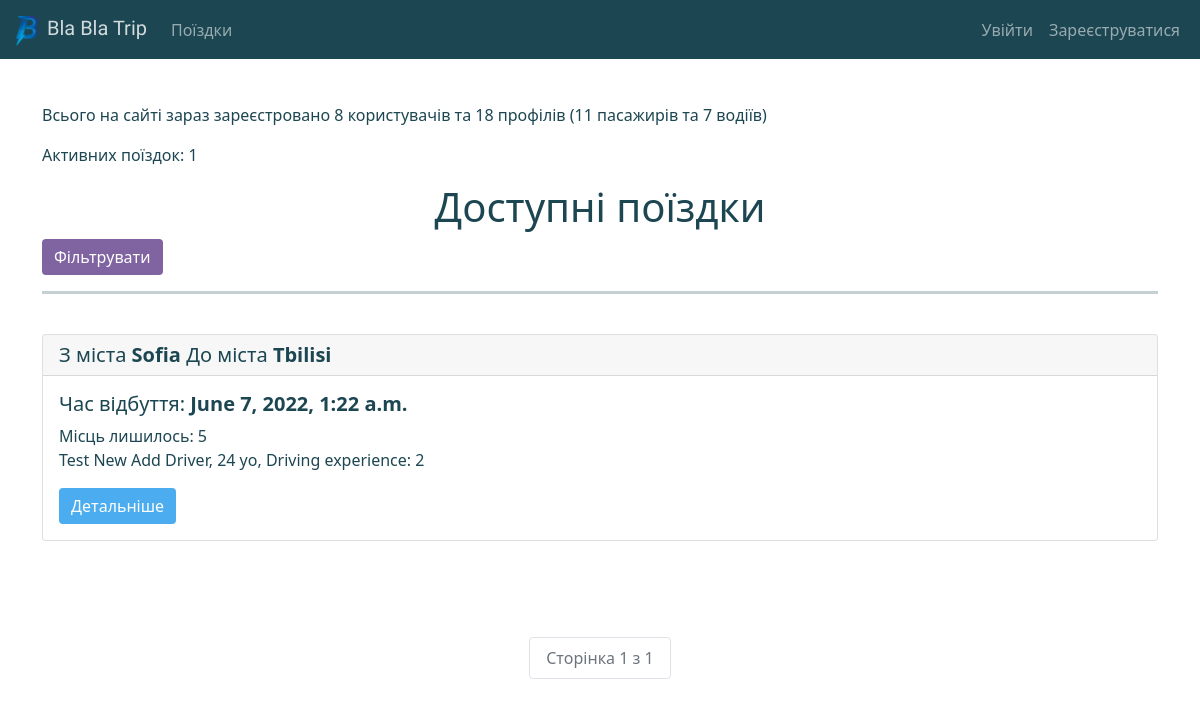
Page /trips/ on the earlier database version.
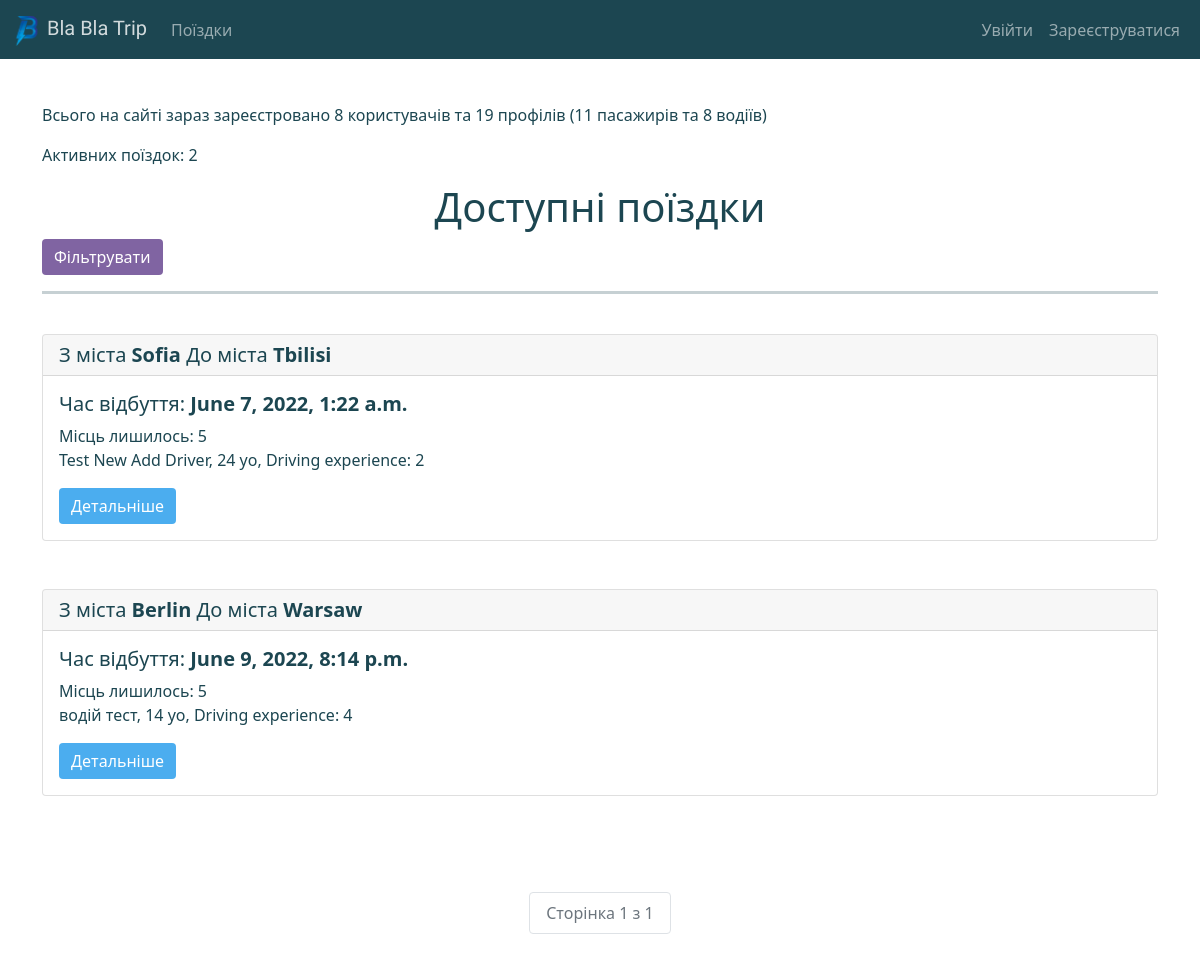
Same page on the later database version.
### trips/models.py (models this page shows, shortened)
class Trip(models.Model):
    num_of_places = models.PositiveIntegerField()
    start_date_and_time = models.DateTimeField()
    places_left = models.IntegerField(blank=True, null=True)
    description = models.TextField(blank=True)
    passengers = models.ManyToManyField(Passenger, blank=True)
    start_country = models.ForeignKey(
        Country, on_delete=models.CASCADE, related_name='Start_country')
    end_country = models.ForeignKey(
        Country, on_delete=models.CASCADE, related_name='End_country')
    start_city = models.ForeignKey(
        City, on_delete=models.CASCADE, related_name='Start_city')
    end_city = models.ForeignKey(
        City, on_delete=models.CASCADE, related_name='End_city')
    driver = models.ForeignKey(Driver, on_delete=models.CASCADE)
    @staticmethod
    def get_all_trips_count_str():
        return (f"Активних поїздок: {Trip.objects.filter(start_date_and_time__gte=timezone.now(), places_left__gt=0).count()}")

class City(models.Model):
    city_name = models.CharField(max_length=255)
    country = models.ForeignKey(Country, on_delete=models.CASCADE)
    def __str__(self):
        return f'{self.city_name}'
    class Meta:
        verbose_name = 'City'
        verbose_name_plural = 'Cities'

### users/models.py (models this page shows, shortened)
class Profile(Base):
    GENDER_MALE = 0
    GENDER_FEMALE = 1
    GENDER_CHOICES = [(GENDER_MALE, 'Male'), (GENDER_FEMALE, 'Female')]
    first_name = models.CharField(max_length=255)
    last_name = models.CharField(max_length=255)
    age = models.PositiveIntegerField()
    gender = models.IntegerField(choices=GENDER_CHOICES)
    with_music = models.BooleanField()
    smoking = models.BooleanField()
    sociable = models.BooleanField()
    class Meta:
        abstract = True
    @staticmethod
    def get_all_users_count_str():
        return (f"Всього на сайті зараз зареєстровано "
            f"{User.objects.count()} користувачів та "
            f"{Passenger.objects.count()+Driver.objects.count()} профілів "
            f"({Passenger.objects.count()} пасажирів та {Driver.objects.count()} водіїв)")

class Driver(Profile):
    experience_in_driving = models.PositiveIntegerField()
    user = models.ForeignKey(
        User, on_delete=models.CASCADE, null=True, blank=True)
    def __str__(self):
        return f'{self.first_name} {self.last_name}, {self.age} yo, Driving experience: {self.experience_in_driving}'

### trips/views.py (the view)
# urls.py: path('trips/', views.active_trips, name='list-trips'),
def active_trips(request):
    trips = Trip.objects.filter(
        start_date_and_time__gte=timezone.now(), places_left__gt=0).order_by('start_date_and_time')
    tripFilter = TripFilter(request.GET, queryset=trips)
    trips = tripFilter.qs
    paginator = Paginator(trips, 2)
    page = request.GET.get('page')
    tripsForPage = paginator.get_page(page)
    all_users_profiles = Profile.get_all_users_count_str()
    all_active_trips = Trip.get_all_trips_count_str()
    if request.GET.get('showFilter') == 'Filter':
        return render(request, 'trips/active_trips.html', {'trips': trips, 'filter': tripFilter, 'tripsForPage': tripsForPage, 'showFilter': True})
    return render(
        request,
        'trips/active_trips.html',
        {'trips': trips, 'filter': tripFilter, 'tripsForPage': tripsForPage, 'all_users_profiles': all_users_profiles, 'all_active_trips': all_active_trips}
    )

### trips/templates/trips/active_trips.html (shortened to what this page needs)
{% extends 'trips/base.html' %}
{% load bootstrap3 %}
{% load trips_extras %}
{% block content %}
<div class="container">
    <p class="card-text">{{all_users_profiles}}</p>
    <p class="card-text">{{all_active_trips}}</p>
    <center>
        <h1>Доступні поїздки</h1>
    </center>
    <div class = "row">
        <div class = "column">
            {% if showFilter != True %}
            <form action="" method="GET">
                <button name="showFilter" value="Filter" class="btn btn-secondary">Фільтрувати</button>
            </form>
            {% endif %}
        </div>
    </div>
    <hr align="center" width="auto" size="5" color="#ff0000" />
    <br/>
    {% for trip in tripsForPage %}
        <div class="card">
        <h5 class="card-header">З міста <b>{{trip.start_city}}</b> До міста <b>{{trip.end_city}}</b></h5>
            <div class="card-body">
                <h5 class="card-title">Час відбуття: <b>{{trip.start_date_and_time}}</b></h5>
                <p class="card-text">Місць лишилось: {{trip.places_left}} <br>{{trip.driver}}</p>
                <a href="{% url 'trip-details' trip.id %}" class="btn btn-primary">Детальніше</a>
            </div>
        </div>
        <br><br>
    {% endfor %}
    <br/><br/>
    <nav>
        <ul class="pagination justify-content-center">
            <li class="page-item disabled"><a class="page-link" href="#">Сторінка {{tripsForPage.number}} з {{tripsForPage.paginator.num_pages}}</a></li>
        </ul>
    </nav>
<br/><br/>
</div>
{% endblock %}

### trips/templates/trips/base.html (shortened to what this page needs)
<!doctype html>
{% load static %}
<html lang="en">
    <head>
        <link rel="stylesheet" href="{% static 'style.css' %}"/>
        <link rel="stylesheet" href="//cdn.bootcss.com/bootstrap-datetimepicker/4.17.44/css/bootstrap-datetimepicker.min.css">
        <link rel="stylesheet" href="https://cdn.jsdelivr.net/npm/bootstrap@5.1.3/dist/css/bootstrap.min.css">
    </head>
    <body>
        {% include 'trips/navbar.html' %}
        <br/>
        {% block content %}
        {% endblock %}
    </body>
</html>

### trips/templates/trips/navbar.html (shortened to what this page needs)
{% load static %}
<nav class="navbar navbar-expand-lg navbar-dark" style="background-color: #1c4651;">
    <div class="container-fluid">
        <a class="navbar-brand" href="{% url 'home' %}" style="color:rgba(255, 255, 255, 0.8); font-family: 'Catamaran', sans-serif;">
            <img src="{% static 'logoResized.png' %}" width="30" height="30" class="d-inline-block align-text-top">
            Bla Bla Trip
        </a>
        <div class="collapse navbar-collapse" id="navbarSupportedContent">
            <ul class="nav navbar-nav ml-auto mb-2 mb-lg-0">
                <li class="nav-item">
                    <a class="nav-link" href="{% url 'list-trips' %}">Поїздки</a>
                </li>
        </div>
        <div class="collapse navbar-collapse justify-content-end" id="navbarSupportedContent">
            <ul class="nav navbar-nav ml-auto">
                {% if user.is_authenticated %}
                <span class="navbar-text" style="color: #4db0f3">Ласкаво просимо, {{user.username}}!</span>
                <li class="nav-item">
                    <a class="nav-link" href="{% url 'logout' %}">Вийти</a>
                </li>
                {% else %}
                <li class="nav-item">
                    <a class="nav-link" href="{% url 'login' %}">Увійти</a>
                </li>
                <li class="nav-item">
                    <a class="nav-link" href="{% url 'register' %}">Зареєструватися</a>
                </li>
                {% endif %}
            </ul>
        </div>
    </div>
</nav>

### static/style.css (style rules this page uses)
.btn-primary, .btn-primary:hover, .btn-primary:active, .btn-primary:visited { background-color: #4badef !important; border: 1px #4badef !important; }
body { margin: 0; background: #f9f9f9; font-family: 'Ubuntu', sans-serif; font-style: normal; color: #1c4651 !important; }
.btn-secondary, .btn-secondary:hover, .btn-secondary:active, .btn-secondary:visited { background-color: #8064A2 !important; border: 1px #8064A2 !important; }
.pagination li { display: inline; }
.pagination li a { color: #1c4651; float: left; padding: 8px 16px; text-decoration: none; }
.container { margin: 20px 0; }

Differences in the rows shown:
added Trip: start_city "Berlin", end_city "Warsaw", start_date_and_time "June 9, 2022, 8:14 p.m.", places_left "5", driver "водій тест, 14 yo, Driving experience: 4"
Other differences:
{{ all_users_profiles }}: "Всього на сайті зараз зареєстровано 8 користувачів та 18 профілів (11 пасажирів та 7 водіїв)" → "Всього на сайті зараз зареєстровано 8 користувачів та 19 профілів (11 пасажирів та 8 водіїв)"
{{ all_active_trips }}: "Активних поїздок: 1" → "Активних поїздок: 2"
